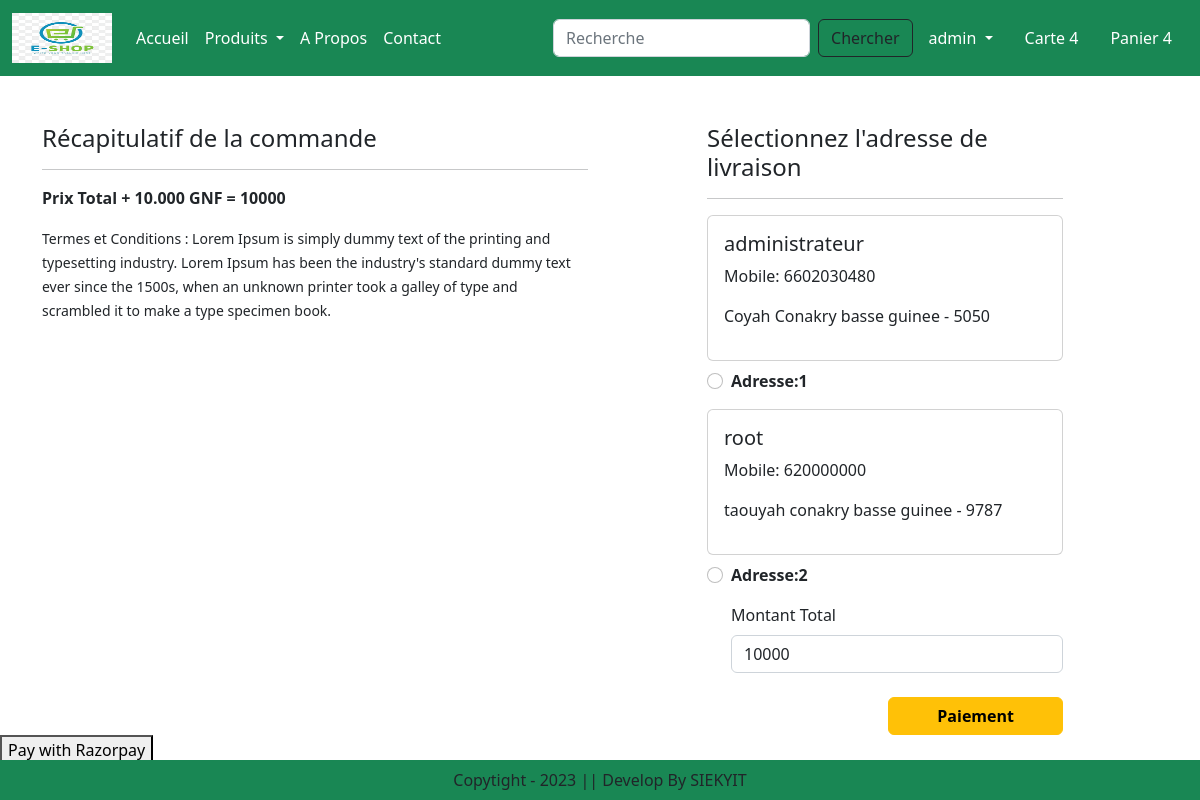
/checkout/ (signed in), run on an earlier commit of the app's database.
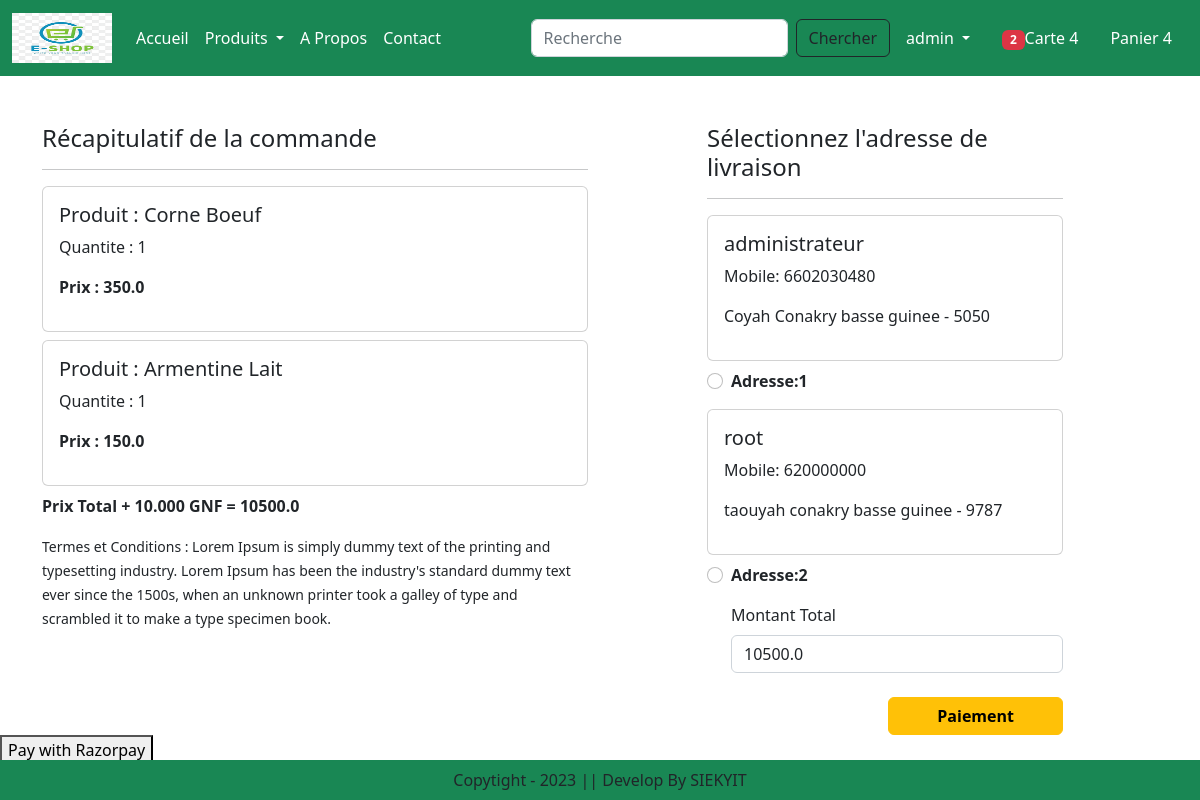
And on a later commit of the database.
### app/models.py (models this page shows, shortened)
class Customer(models.Model):
    user = models.ForeignKey(User, on_delete=models.CASCADE)
    name = models.CharField(max_length=200)
    locality = models.CharField(max_length=200)
    city = models.CharField(max_length=50)
    mobile = models.IntegerField(default=0)
    zipcode = models.IntegerField()
    state = models.CharField(choices=STATE_CHOICES, max_length=100)

class Cart(models.Model):
    user = models.ForeignKey(User, on_delete=models.CASCADE)
    product = models.ForeignKey(Product, on_delete=models.CASCADE)
    quantity = models.PositiveIntegerField(default=1)

class Product(models.Model):
    title = models.CharField(max_length=100)
    selling_price = models.FloatField()
    discounted_price = models.FloatField()
    description = models.TextField()
    composition = models.TextField(default='')
    prodapp= models.TextField(default='')
    category = models.CharField(choices=CATEGORY_CHOICES, max_length=2)
    product_image = models.ImageField(upload_to='product')

### app/views.py (the view)
# urls.py: path('checkout/', views.checkout.as_view(), name="checkout"),
@method_decorator(login_required, name='dispatch')
class checkout(View):
    def get(self, request):
        totalitem = 0
        if request.user.is_authenticated:
            totalitem = len(Cart.objects.filter(user=request.user))
        user = request.user
        add = Customer.objects.filter(user=user)
        cart_items = Cart.objects.filter(user=user)
        famount = 0
        for p in cart_items:
            value = p.quantity * p.product.discounted_price
            famount = famount + value
        totalamount = famount + 10000
        return render(request, 'app/checkout.html', locals())

### app/templates/app/checkout.html (shortened to what this page needs)
{% extends 'app/base.html' %}
{% load static %}
{% block main-content %}
    <div class="container">
        <div class="row mt-5">
            <div class="col-sm-6">
                <h4>Récapitulatif de la commande</h4>
                <hr>
                {% for item in cart_items %}
                    <div class="card mb-2">
                        <div class="card-body">
                            <h5>Produit : {{item.product.title}}</h5>
                            <p>Quantite : {{item.quantity}}</p>
                            <p class="fw-bold">Prix : {{item.product.discounted_price}}</p>
                        </div>
                    </div>
                {% endfor %}
                <p class="fw-bold">Prix Total + 10.000 GNF = {{totalamount}}</p>
                <small>Termes et Conditions : Lorem Ipsum is simply dummy text of the printing and typesetting industry. Lorem Ipsum has been the industry's standard dummy text ever since the 1500s, when an unknown printer took a galley of type and scrambled it to make a type specimen book.</small>
            </div>
            <div class="col-sm-4 offset-sm-1">
                <h4>Sélectionnez l'adresse de livraison</h4>
                <hr>
                <form method="post" id="myform">
                    {% for ad in add %}
                        <div class="card">
                            <div class="card-body">
                                <h5>{{ad.name}}</h5>
                                <p>Mobile: {{ad.mobile}}</p>
                                <p>{{ad.locality}} {{ad.city}} {{ad.state}} - {{ad.zipcode}}</p>
                            </div>
                        </div>
                        <div class="form-check mt-2 mb-3">
                            <input class="form-check-input" type="radio" name="custid" id="custadd{{forloop.counter}}" value="{{ad.id}}">
                            <label class="form-check-label fw-bold" for="custadd{{forloop.counter}}">
                                Adresse:{{forloop.counter}}
                            </label>
                        </div>
                    {% endfor %}
                    <div class="form-check mb-2">
                        <label for="totamount" class="form-label">Montant Total</label>
                        <input class="form-control" type="number" name="totamount" value={{totalamount}} readonly>
                    </div>
                    <div class="text-end">
                        <button id="rzp-button1" type="button" class="btn btn-warning mt-3 px-5 fw-bold">Paiement</button>
                    </div>
                </form>
            </div>
        </div>
    </div>
{% endblock main-content %}
{% block payment-gateway %}
<button id="rzp-button1">Pay with Razorpay</button>
{% endblock payment-gateway %}

### app/templates/app/base.html (shortened to what this page needs)
<!DOCTYPE html>
{% load static %}
<html lang="en">
<head>
    <link href="https://cdn.jsdelivr.net/npm/bootstrap@5.2.3/dist/css/bootstrap.min.css" rel="stylesheet">
    <link rel="stylesheet" href="{% static 'app/css/owl.carousel.min.css' %}" />
    <link rel="stylesheet" href="{% static 'app/css/all.min.css' %}" />
    <link rel="stylesheet" href="{% static 'app/css/style.css' %}" />
</head>
<body>
    <nav class="navbar navbar-expand-lg navbar-dark bg-success">
        <div class="container-fluid">
          <a class="navbar-brand" href="#">
            <img src="{% static "app/images/logo.png" %}" height="50" width="100" />
          </a>
          <div class="collapse navbar-collapse" id="navbarSupportedContent">
            <ul class="navbar-nav me-auto mb-2 mb-lg-0">
              {% if request.user.is_authenticated %}
              <li class="nav-item">
                <a class="nav-link active" aria-current="page" href="/">Accueil</a>
              </li>
              <li class="nav-item dropdown">
                <a class="nav-link dropdown-toggle text-white" href="#" role="button" data-bs-toggle="dropdown" aria-expanded="false">
                  Produits
                </a>
              </li>
              <li class="nav-item">
                <a class="nav-link text-white" href="{% url 'about' %}">A Propos</a>
              </li>
              <li class="nav-item">
                <a class="nav-link text-white" href="{% url 'contact' %}">Contact</a>
              </li>
            </ul>
            <form class="d-flex" role="search" action="/search">
              <input class="form-control me-2" type="search" name="search" placeholder="Recherche" aria-label="Search">
              <button class="btn btn-outline-dark" type="submit">Chercher</button>
            </form>
          </div>
          <ul class="navbar-nav me-auto mb-2 mb-lg-0">
            <li class="nav-item dropdown mx-2">
              <a class="nav-link dropdown-toggle text-white" href="#" role="button" data-bs-toggle="dropdown" aria-expanded="false">
                {{request.user.username}}
              </a>
            </li>
            <li class="nav-item mx-2">
                <a class="nav-link text-white" href="#"><span class="badge bg-danger">{% if totalitem > 0 %} {{totalitem}} {% endif %}</span>Carte 4</a>
            </li>
            <li class="nav-item mx-2">
                <a class="nav-link text-white" href="#">Panier 4</a>
            </li>
            {% endif %}
          </ul>
        </div>
      </nav>
    {% block main-content %}{% endblock main-content %}
    {% block payment-gateway %}{% endblock payment-gateway %}
    <footer class="container-fluid fixed-bottom bg-success text-center p-2 mt-5">
        Copytight - 2023 || Develop By SIEKYIT
    </footer>
</body>
</html>

What changed in the data, as far as the page shows it:
added Cart: product "Corne Boeuf", quantity "1", product.discounted_price "350.0"
added Cart: product "Armentine Lait", quantity "1", product.discounted_price "150.0"
Also different on the page:
{{ totalitem }}: (not shown) → "2"
{{ totalamount }}: "10000" → "10500.0"
form field totamount: "10000" → "10500.0"
